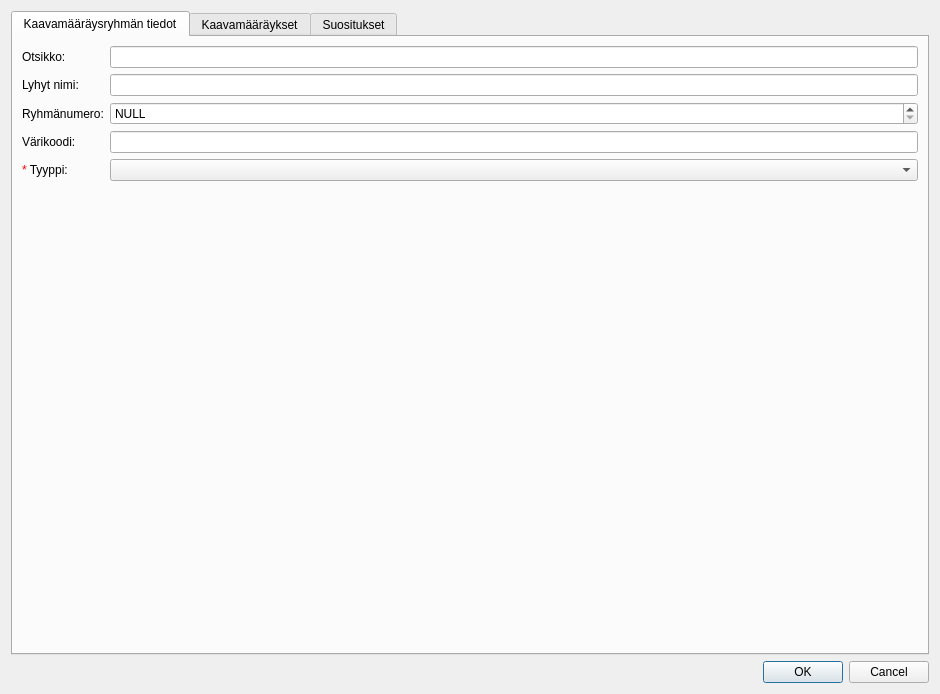
<?xml version="1.0" encoding="UTF-8"?>
<ui version="4.0">
 <class>Dialog</class>
 <widget class="QDialog" name="Dialog">
  <property name="geometry">
   <rect>
    <x>0</x>
    <y>0</y>
    <width>940</width>
    <height>694</height>
   </rect>
  </property>
  <property name="windowTitle">
   <string>Luo kaavamääräysryhmä</string>
  </property>
  <layout class="QVBoxLayout" name="verticalLayout_2">
   <item>
    <widget class="QTabWidget" name="tabs">
     <property name="currentIndex">
      <number>0</number>
     </property>
     <widget class="QWidget" name="regulation_group_info_tab">
      <attribute name="title">
       <string>Kaavamääräysryhmän tiedot</string>
      </attribute>
      <layout class="QVBoxLayout" name="verticalLayout_3">
       <item>
        <layout class="QFormLayout" name="formLayout">
         <item row="0" column="0">
          <widget class="QLabel" name="label_2">
           <property name="text">
            <string>Otsikko:</string>
           </property>
          </widget>
         </item>
         <item row="0" column="1">
          <widget class="QLineEdit" name="name"/>
         </item>
         <item row="1" column="0">
          <widget class="QLabel" name="label_3">
           <property name="text">
            <string>Lyhyt nimi:</string>
           </property>
          </widget>
         </item>
         <item row="1" column="1">
          <widget class="QLineEdit" name="short_name"/>
         </item>
         <item row="2" column="0">
          <widget class="QLabel" name="label">
           <property name="text">
            <string>Ryhmänumero:</string>
           </property>
          </widget>
         </item>
         <item row="2" column="1">
          <widget class="QgsSpinBox" name="group_number">
           <property name="specialValueText">
            <string>NULL</string>
           </property>
           <property name="maximum">
            <number>999</number>
           </property>
           <property name="clearValue">
            <bool>false</bool>
           </property>
          </widget>
         </item>
         <item row="3" column="0">
          <widget class="QLabel" name="label_5">
           <property name="text">
            <string>Värikoodi:</string>
           </property>
          </widget>
         </item>
         <item row="3" column="1">
          <widget class="QLineEdit" name="color_code"/>
         </item>
         <item row="4" column="0">
          <widget class="QLabel" name="label_7">
           <property name="text">
            <string>&lt;html&gt;&lt;head/&gt;&lt;body&gt;&lt;p&gt;&lt;span style=&quot; color:#ff0000;&quot;&gt;*&lt;/span&gt; Tyyppi:&lt;/p&gt;&lt;/body&gt;&lt;/html&gt;</string>
           </property>
          </widget>
         </item>
         <item row="4" column="1">
          <widget class="CodeComboBox" name="type_of_regulation_group"/>
         </item>
        </layout>
       </item>
       <item>
        <spacer name="verticalSpacer_3">
         <property name="orientation">
          <enum>Qt::Vertical</enum>
         </property>
         <property name="sizeHint" stdset="0">
          <size>
           <width>20</width>
           <height>40</height>
          </size>
         </property>
        </spacer>
       </item>
      </layout>
     </widget>
     <widget class="QWidget" name="regulations_tab">
      <attribute name="title">
       <string>Kaavamääräykset</string>
      </attribute>
      <layout class="QHBoxLayout" name="horizontalLayout">
       <item>
        <widget class="QWidget" name="libraries_widget" native="true">
         <layout class="QVBoxLayout" name="verticalLayout">
          <item>
           <widget class="QLabel" name="label_6">
            <property name="text">
             <string>Kaavamääräykset</string>
            </property>
           </widget>
          </item>
          <item>
           <widget class="QLabel" name="label_4">
            <property name="text">
             <string>Valitun kaavamääräyksen kuvaus</string>
            </property>
           </widget>
          </item>
          <item>
           <widget class="QTextBrowser" name="regulation_info">
            <property name="sizePolicy">
             <sizepolicy hsizetype="Preferred" vsizetype="Preferred">
              <horstretch>0</horstretch>
              <verstretch>0</verstretch>
             </sizepolicy>
            </property>
            <property name="html">
             <string>&lt;!DOCTYPE HTML PUBLIC &quot;-//W3C//DTD HTML 4.0//EN&quot; &quot;http://www.w3.org/TR/REC-html40/strict.dtd&quot;&gt;
&lt;html&gt;&lt;head&gt;&lt;meta name=&quot;qrichtext&quot; content=&quot;1&quot; /&gt;&lt;style type=&quot;text/css&quot;&gt;
p, li { white-space: pre-wrap; }
&lt;/style&gt;&lt;/head&gt;&lt;body style=&quot; font-family:'Ubuntu'; font-size:11pt; font-weight:400; font-style:normal;&quot;&gt;
&lt;p style=&quot;-qt-paragraph-type:empty; margin-top:0px; margin-bottom:0px; margin-left:0px; margin-right:0px; -qt-block-indent:0; text-indent:0px;&quot;&gt;&lt;br /&gt;&lt;/p&gt;
&lt;p style=&quot;-qt-paragraph-type:empty; margin-top:0px; margin-bottom:0px; margin-left:0px; margin-right:0px; -qt-block-indent:0; text-indent:0px;&quot;&gt;&lt;br /&gt;&lt;/p&gt;&lt;/body&gt;&lt;/html&gt;</string>
            </property>
           </widget>
          </item>
         </layout>
        </widget>
       </item>
       <item>
        <widget class="QScrollArea" name="regulations_scroll_area">
         <property name="widgetResizable">
          <bool>true</bool>
         </property>
         <widget class="QWidget" name="regulations_scroll_area_contents">
          <property name="geometry">
           <rect>
            <x>0</x>
            <y>0</y>
            <width>618</width>
            <height>594</height>
           </rect>
          </property>
          <layout class="QVBoxLayout" name="regulations_layout">
           <item>
            <spacer name="verticalSpacer">
             <property name="orientation">
              <enum>Qt::Vertical</enum>
             </property>
             <property name="sizeHint" stdset="0">
              <size>
               <width>20</width>
               <height>574</height>
              </size>
             </property>
            </spacer>
           </item>
          </layout>
         </widget>
        </widget>
       </item>
      </layout>
     </widget>
     <widget class="QWidget" name="propositions_tab">
      <attribute name="title">
       <string>Suositukset</string>
      </attribute>
      <layout class="QVBoxLayout" name="verticalLayout_4">
       <item>
        <widget class="QScrollArea" name="scrollArea_2">
         <property name="widgetResizable">
          <bool>true</bool>
         </property>
         <widget class="QWidget" name="propositions_scroll_contents">
          <property name="geometry">
           <rect>
            <x>0</x>
            <y>0</y>
            <width>120</width>
            <height>49</height>
           </rect>
          </property>
          <layout class="QVBoxLayout" name="propositions_layout">
           <item>
            <widget class="QPushButton" name="add_proposition_btn">
             <property name="sizePolicy">
              <sizepolicy hsizetype="Maximum" vsizetype="Fixed">
               <horstretch>0</horstretch>
               <verstretch>0</verstretch>
              </sizepolicy>
             </property>
             <property name="text">
              <string>Lisää suositus</string>
             </property>
            </widget>
           </item>
           <item>
            <spacer name="verticalSpacer_2">
             <property name="orientation">
              <enum>Qt::Vertical</enum>
             </property>
             <property name="sizeHint" stdset="0">
              <size>
               <width>20</width>
               <height>5</height>
              </size>
             </property>
            </spacer>
           </item>
          </layout>
         </widget>
        </widget>
       </item>
      </layout>
     </widget>
    </widget>
   </item>
   <item>
    <widget class="QDialogButtonBox" name="button_box">
     <property name="standardButtons">
      <set>QDialogButtonBox::Cancel|QDialogButtonBox::Ok</set>
     </property>
    </widget>
   </item>
  </layout>
 </widget>
 <customwidgets>
  <customwidget>
   <class>QgsSpinBox</class>
   <extends>QSpinBox</extends>
   <header>qgsspinbox.h</header>
  </customwidget>
  <customwidget>
   <class>CodeComboBox</class>
   <extends>QComboBox</extends>
   <header>arho_feature_template.gui.components.code_combobox</header>
  </customwidget>
 </customwidgets>
 <resources/>
 <connections>
  <connection>
   <sender>button_box</sender>
   <signal>rejected()</signal>
   <receiver>Dialog</receiver>
   <slot>reject()</slot>
   <hints>
    <hint type="sourcelabel">
     <x>384</x>
     <y>513</y>
    </hint>
    <hint type="destinationlabel">
     <x>384</x>
     <y>267</y>
    </hint>
   </hints>
  </connection>
 </connections>
</ui>
